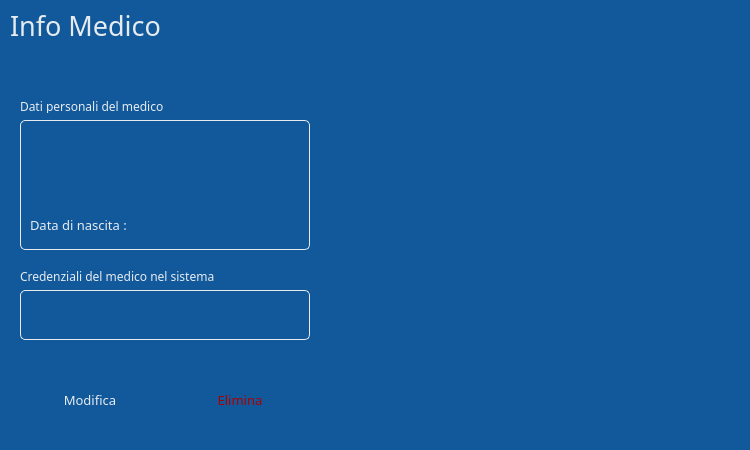
<?xml version="1.0" encoding="UTF-8"?>
<ui version="4.0">
 <class>ProntoSoccorso</class>
 <widget class="QWidget" name="ProntoSoccorso">
  <property name="geometry">
   <rect>
    <x>0</x>
    <y>0</y>
    <width>750</width>
    <height>450</height>
   </rect>
  </property>
  <property name="minimumSize">
   <size>
    <width>750</width>
    <height>450</height>
   </size>
  </property>
  <property name="maximumSize">
   <size>
    <width>750</width>
    <height>450</height>
   </size>
  </property>
  <property name="windowTitle">
   <string>Form</string>
  </property>
  <property name="styleSheet">
   <string notr="true">background-color: rgb(18, 89, 156);</string>
  </property>
  <widget class="QLabel" name="InformazioniProfilo">
   <property name="geometry">
    <rect>
     <x>10</x>
     <y>5</y>
     <width>730</width>
     <height>40</height>
    </rect>
   </property>
   <property name="font">
    <font>
     <family>Montserrat SemiBold</family>
     <pointsize>20</pointsize>
     <weight>50</weight>
     <bold>false</bold>
    </font>
   </property>
   <property name="styleSheet">
    <string notr="true">color: rgb(230, 235, 239);</string>
   </property>
   <property name="text">
    <string>Info Medico</string>
   </property>
   <property name="wordWrap">
    <bool>false</bool>
   </property>
  </widget>
  <widget class="QPushButton" name="ButtonElimina">
   <property name="geometry">
    <rect>
     <x>170</x>
     <y>380</y>
     <width>140</width>
     <height>40</height>
    </rect>
   </property>
   <property name="font">
    <font>
     <family>Montserrat SemiBold</family>
     <pointsize>10</pointsize>
    </font>
   </property>
   <property name="cursor">
    <cursorShape>PointingHandCursor</cursorShape>
   </property>
   <property name="autoFillBackground">
    <bool>false</bool>
   </property>
   <property name="styleSheet">
    <string notr="true">QPushButton {
background-color: rgba(18, 89, 156,0);
	color: rgb(170, 0, 0);
border-radius: 10px;
}
QPushButton:hover {
background-color: rgb(15, 79, 139);
}
</string>
   </property>
   <property name="text">
    <string>Elimina</string>
   </property>
   <property name="iconSize">
    <size>
     <width>16</width>
     <height>16</height>
    </size>
   </property>
  </widget>
  <widget class="QPushButton" name="ButtonModifica">
   <property name="geometry">
    <rect>
     <x>20</x>
     <y>380</y>
     <width>140</width>
     <height>40</height>
    </rect>
   </property>
   <property name="font">
    <font>
     <family>Montserrat SemiBold</family>
     <pointsize>10</pointsize>
     <weight>50</weight>
     <bold>false</bold>
    </font>
   </property>
   <property name="cursor">
    <cursorShape>PointingHandCursor</cursorShape>
   </property>
   <property name="mouseTracking">
    <bool>false</bool>
   </property>
   <property name="layoutDirection">
    <enum>Qt::LeftToRight</enum>
   </property>
   <property name="styleSheet">
    <string notr="true">QPushButton {
background-color: rgba(18, 89, 156,0);
color: rgba(230, 235, 239,1);
border-radius: 10px;
}
QPushButton:hover {
background-color: rgb(15, 79, 139);
}
</string>
   </property>
   <property name="text">
    <string>Modifica</string>
   </property>
   <property name="iconSize">
    <size>
     <width>16</width>
     <height>16</height>
    </size>
   </property>
  </widget>
  <widget class="QLabel" name="LogoMedici">
   <property name="geometry">
    <rect>
     <x>450</x>
     <y>140</y>
     <width>200</width>
     <height>180</height>
    </rect>
   </property>
   <property name="text">
    <string/>
   </property>
   <property name="pixmap">
    <pixmap>../../../../../../MATERIALE/IconaMedico.png</pixmap>
   </property>
   <property name="scaledContents">
    <bool>true</bool>
   </property>
  </widget>
  <widget class="QLabel" name="label">
   <property name="geometry">
    <rect>
     <x>20</x>
     <y>100</y>
     <width>290</width>
     <height>13</height>
    </rect>
   </property>
   <property name="font">
    <font>
     <family>Montserrat SemiBold</family>
     <pointsize>9</pointsize>
    </font>
   </property>
   <property name="styleSheet">
    <string notr="true">color: rgb(230, 235, 239);</string>
   </property>
   <property name="text">
    <string>Dati personali del medico</string>
   </property>
  </widget>
  <widget class="QLabel" name="Sheda">
   <property name="geometry">
    <rect>
     <x>20</x>
     <y>120</y>
     <width>290</width>
     <height>130</height>
    </rect>
   </property>
   <property name="styleSheet">
    <string notr="true">background-color: rgb(18, 89, 156);
border: 1px solid rgb(230, 235, 239);
border-radius: 5px;
</string>
   </property>
   <property name="text">
    <string/>
   </property>
  </widget>
  <widget class="QLabel" name="Sheda_2">
   <property name="geometry">
    <rect>
     <x>20</x>
     <y>290</y>
     <width>290</width>
     <height>50</height>
    </rect>
   </property>
   <property name="styleSheet">
    <string notr="true">background-color: rgb(18, 89, 156);
border: 1px solid rgb(230, 235, 239);
border-radius: 5px;
</string>
   </property>
   <property name="text">
    <string/>
   </property>
  </widget>
  <widget class="QLabel" name="label_2">
   <property name="geometry">
    <rect>
     <x>20</x>
     <y>270</y>
     <width>290</width>
     <height>13</height>
    </rect>
   </property>
   <property name="font">
    <font>
     <family>Montserrat SemiBold</family>
     <pointsize>9</pointsize>
    </font>
   </property>
   <property name="styleSheet">
    <string notr="true">color: rgb(230, 235, 239);</string>
   </property>
   <property name="text">
    <string>Credenziali del medico nel sistema</string>
   </property>
  </widget>
  <widget class="QLabel" name="label_3">
   <property name="geometry">
    <rect>
     <x>30</x>
     <y>210</y>
     <width>130</width>
     <height>30</height>
    </rect>
   </property>
   <property name="font">
    <font>
     <family>Montserrat Medium</family>
     <pointsize>10</pointsize>
    </font>
   </property>
   <property name="styleSheet">
    <string notr="true">background-color: rgb(18, 89, 156);
color: rgb(230, 235, 239);

border-radius: 6px;
   

</string>
   </property>
   <property name="text">
    <string>Data di nascita :</string>
   </property>
  </widget>
  <widget class="QLabel" name="Nome">
   <property name="geometry">
    <rect>
     <x>30</x>
     <y>130</y>
     <width>130</width>
     <height>30</height>
    </rect>
   </property>
   <property name="font">
    <font>
     <family>Montserrat Medium</family>
     <pointsize>10</pointsize>
    </font>
   </property>
   <property name="styleSheet">
    <string notr="true">	color: rgb(230, 235, 239);
QLineEdit {
background-color: rgb(18, 89, 156);
	color: rgb(230, 235, 239);
border: 0px solid black;
border-radius: 6px;

}
                            
QLineEdit:focus {
border: 1px solid rgb(230, 235, 239);
}</string>
   </property>
   <property name="text">
    <string/>
   </property>
  </widget>
  <widget class="QLabel" name="Cognome">
   <property name="geometry">
    <rect>
     <x>170</x>
     <y>130</y>
     <width>130</width>
     <height>30</height>
    </rect>
   </property>
   <property name="font">
    <font>
     <family>Montserrat Medium</family>
     <pointsize>10</pointsize>
    </font>
   </property>
   <property name="styleSheet">
    <string notr="true">	color: rgb(230, 235, 239);
QLineEdit {
background-color: rgb(18, 89, 156);
	color: rgb(230, 235, 239);
border: 0px solid black;
border-radius: 6px;

}
                            
QLineEdit:focus {
border: 1px solid rgb(230, 235, 239);
}</string>
   </property>
   <property name="text">
    <string/>
   </property>
  </widget>
  <widget class="QLabel" name="CodiceFiscale">
   <property name="geometry">
    <rect>
     <x>30</x>
     <y>170</y>
     <width>170</width>
     <height>30</height>
    </rect>
   </property>
   <property name="font">
    <font>
     <family>Montserrat Medium</family>
     <pointsize>10</pointsize>
    </font>
   </property>
   <property name="styleSheet">
    <string notr="true">	color: rgb(230, 235, 239);
QLineEdit {
background-color: rgb(18, 89, 156);
	color: rgb(230, 235, 239);
border: 0px solid black;
border-radius: 6px;

}
                            
QLineEdit:focus {
border: 1px solid rgb(230, 235, 239);
}</string>
   </property>
   <property name="text">
    <string/>
   </property>
  </widget>
  <widget class="QLabel" name="Sesso">
   <property name="geometry">
    <rect>
     <x>210</x>
     <y>170</y>
     <width>90</width>
     <height>30</height>
    </rect>
   </property>
   <property name="font">
    <font>
     <family>Montserrat Medium</family>
     <pointsize>10</pointsize>
    </font>
   </property>
   <property name="styleSheet">
    <string notr="true">	color: rgb(230, 235, 239);
QLineEdit {
background-color: rgb(18, 89, 156);
	color: rgb(230, 235, 239);
border: 0px solid black;
border-radius: 6px;

}
                            
QLineEdit:focus {
border: 1px solid rgb(230, 235, 239);
}</string>
   </property>
   <property name="text">
    <string/>
   </property>
  </widget>
  <widget class="QLabel" name="DataDiNascita">
   <property name="geometry">
    <rect>
     <x>169</x>
     <y>210</y>
     <width>131</width>
     <height>30</height>
    </rect>
   </property>
   <property name="font">
    <font>
     <family>Montserrat Medium</family>
     <pointsize>10</pointsize>
    </font>
   </property>
   <property name="styleSheet">
    <string notr="true">	color: rgb(230, 235, 239);
QLineEdit {
background-color: rgb(18, 89, 156);
	color: rgb(230, 235, 239);
border: 0px solid black;
border-radius: 6px;

}
                            
QLineEdit:focus {
border: 1px solid rgb(230, 235, 239);
}</string>
   </property>
   <property name="text">
    <string/>
   </property>
  </widget>
  <widget class="QLabel" name="Username">
   <property name="geometry">
    <rect>
     <x>30</x>
     <y>300</y>
     <width>130</width>
     <height>30</height>
    </rect>
   </property>
   <property name="font">
    <font>
     <family>Montserrat Medium</family>
     <pointsize>10</pointsize>
    </font>
   </property>
   <property name="styleSheet">
    <string notr="true">	color: rgb(230, 235, 239);
QLineEdit {
background-color: rgb(18, 89, 156);
	color: rgb(230, 235, 239);
border: 0px solid black;
border-radius: 6px;

}
                            
QLineEdit:focus {
border: 1px solid rgb(230, 235, 239);
}</string>
   </property>
   <property name="text">
    <string/>
   </property>
  </widget>
  <widget class="QLabel" name="Password">
   <property name="geometry">
    <rect>
     <x>170</x>
     <y>300</y>
     <width>130</width>
     <height>30</height>
    </rect>
   </property>
   <property name="font">
    <font>
     <family>Montserrat Medium</family>
     <pointsize>10</pointsize>
    </font>
   </property>
   <property name="styleSheet">
    <string notr="true">	color: rgb(230, 235, 239);
QLineEdit {
background-color: rgb(18, 89, 156);
	color: rgb(230, 235, 239);
border: 0px solid black;
border-radius: 6px;

}
                            
QLineEdit:focus {
border: 1px solid rgb(230, 235, 239);
}</string>
   </property>
   <property name="text">
    <string/>
   </property>
  </widget>
  <zorder>Sheda_2</zorder>
  <zorder>Sheda</zorder>
  <zorder>LogoMedici</zorder>
  <zorder>InformazioniProfilo</zorder>
  <zorder>ButtonElimina</zorder>
  <zorder>ButtonModifica</zorder>
  <zorder>label</zorder>
  <zorder>label_2</zorder>
  <zorder>label_3</zorder>
  <zorder>Nome</zorder>
  <zorder>Cognome</zorder>
  <zorder>CodiceFiscale</zorder>
  <zorder>Sesso</zorder>
  <zorder>DataDiNascita</zorder>
  <zorder>Username</zorder>
  <zorder>Password</zorder>
 </widget>
 <resources/>
 <connections/>
</ui>
